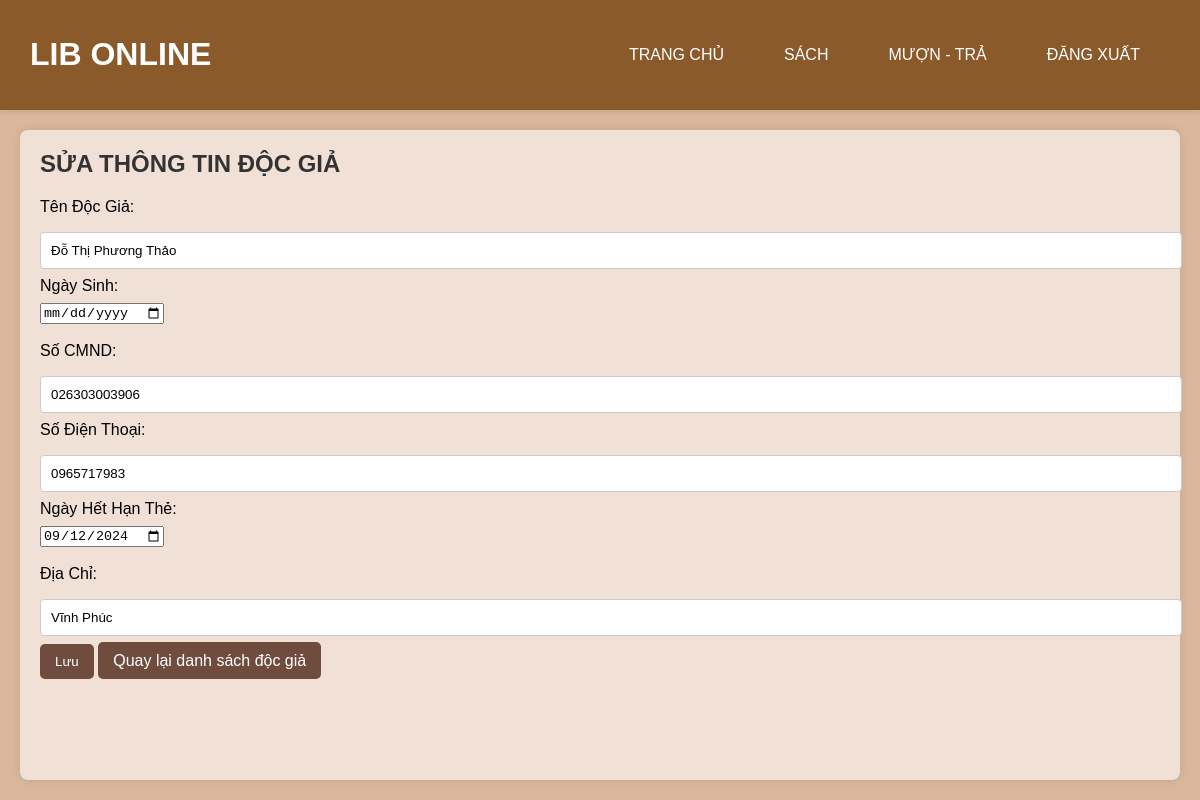
Page /edit_member/1 on the committed database.
### tables this page shows
CREATE TABLE doc_Gia (
    id_docgia INTEGER PRIMARY KEY AUTOINCREMENT,
    ten_docgia TEXT NOT NULL,
    ngay_sinh DATE,
    so_CMND TEXT NOT NULL,
    so_DT TEXT,
    ngay_HHT DATE,
    dia_Chi TEXT
);

### app.py (the view)
@app.route('/edit_member/<int:id_docgia>', methods=['GET'])
def edit_member(id_docgia):
    conn = sqlite3.connect('thuvien.db')
    cur = conn.cursor()
    cur.execute('SELECT * FROM doc_Gia WHERE id_docgia = ?', (id_docgia,))
    member = cur.fetchone()
    conn.close()
    if member:
        return render_template('edit_members.html', member=member)
    else:
        return 'Độc giả không tồn tại', 404

### templates/edit_members.html (shortened to what this page needs)
<!DOCTYPE html>
<html lang="vi">
<head>
    <link rel="stylesheet" href="{{ url_for('static', filename='styles.css') }}">
</head>
<body>
    <header>
        <h1>LIB ONLINE</h1>
        <nav>
            <ul>
                <li><a href="/">TRANG CHỦ</a></li>
                <li><a href="/books">SÁCH</a></li>
                <li><a href="/list_borrows">MƯỢN - TRẢ</a></li>
                <li><a href="/logout">ĐĂNG XUẤT</a></li>
            </ul>
        </nav>
    </header>
    <main>
        <h2>SỬA THÔNG TIN ĐỘC GIẢ</h2>
        <form action="{{ url_for('update_member', id_docgia=member[0]) }}" method="post" onsubmit="return validateForm()">
            <label for="ten_docgia">Tên Độc Giả:</label>
            <input type="text" id="ten_docgia" name="ten_docgia" value="{{ member[1] }}" required><br>
            <label for="ngay_sinh">Ngày Sinh:</label>
            <input type="date" id="ngay_sinh" name="ngay_sinh" value="{{ member[2] }}" required><br>
            <br>
            <label for="so_CMND">Số CMND:</label>
            <input type="text" id="so_CMND" name="so_CMND" value="{{ member[3] }}" required><br>
            <label for="so_DT">Số Điện Thoại:</label>
            <input type="text" id="so_DT" name="so_DT" value="{{ member[4] }}" required><br>
            <label for="ngay_HHT">Ngày Hết Hạn Thẻ:</label>
            <input type="date" id="ngay_HHT" name="ngay_HHT" value="{{ member[5] }}" required><br>
            <br>
            <label for="dia_Chi">Địa Chỉ:</label>
            <input type="text" id="dia_Chi" name="dia_Chi" value="{{ member[6] }}" required><br>
            <button class="btn" type="submit">Lưu</button>
            <a href="{{ url_for('members') }}" class="btn">Quay lại danh sách độc giả</a>
        </form>
    </main>
</body>
</html>

### static/styles.css (style rules this page uses)
body { font-family: Arial, sans-serif; margin: 0; padding: 0; background-color: #d9b89c; display: flex; flex-direction: column; min-height: 100vh; }
header { display: flex; justify-content: space-between; align-items: center; background: #8b5a2b; color: white; padding: 15px 30px; box-shadow: 0 2px 5px rgba(0, 0, 0, 0.1); }
nav ul { list-style-type: none; padding: 0; display: flex; }
nav ul li { margin: 0 15px; }
nav ul li a { color: white; text-decoration: none; padding: 10px 15px; border-radius: 5px; transition: background 0.3s, color 0.3s; }
main { margin: 20px; background: #f0e0d6; padding: 20px; border-radius: 8px; box-shadow: 0 0 10px rgba(0, 0, 0, 0.1); flex: 1; }
h2 { margin-top: 0; color: #333; }
form { margin-bottom: 20px; }
form label { display: block; margin-bottom: 8px; }
input[type="text"], input[type="email"], input[type="password"], input[type="number"] { width: 100%; padding: 10px; margin: 8px 0; border: 1px solid #ccc; border-radius: 4px; }
input[type="submit"], .btn { background-color: #6f4c3e; color: white; border: none; padding: 10px 15px; border-radius: 5px; cursor: pointer; text-decoration: none; transition: background-color 0.3s; }

### rows in the picture
doc_Gia: ten_docgia "Đỗ Thị Phương Thảo", so_CMND "026303003906", so_DT "0965717983", ngay_HHT "09/12/2024", dia_Chi "Vĩnh Phúc"
